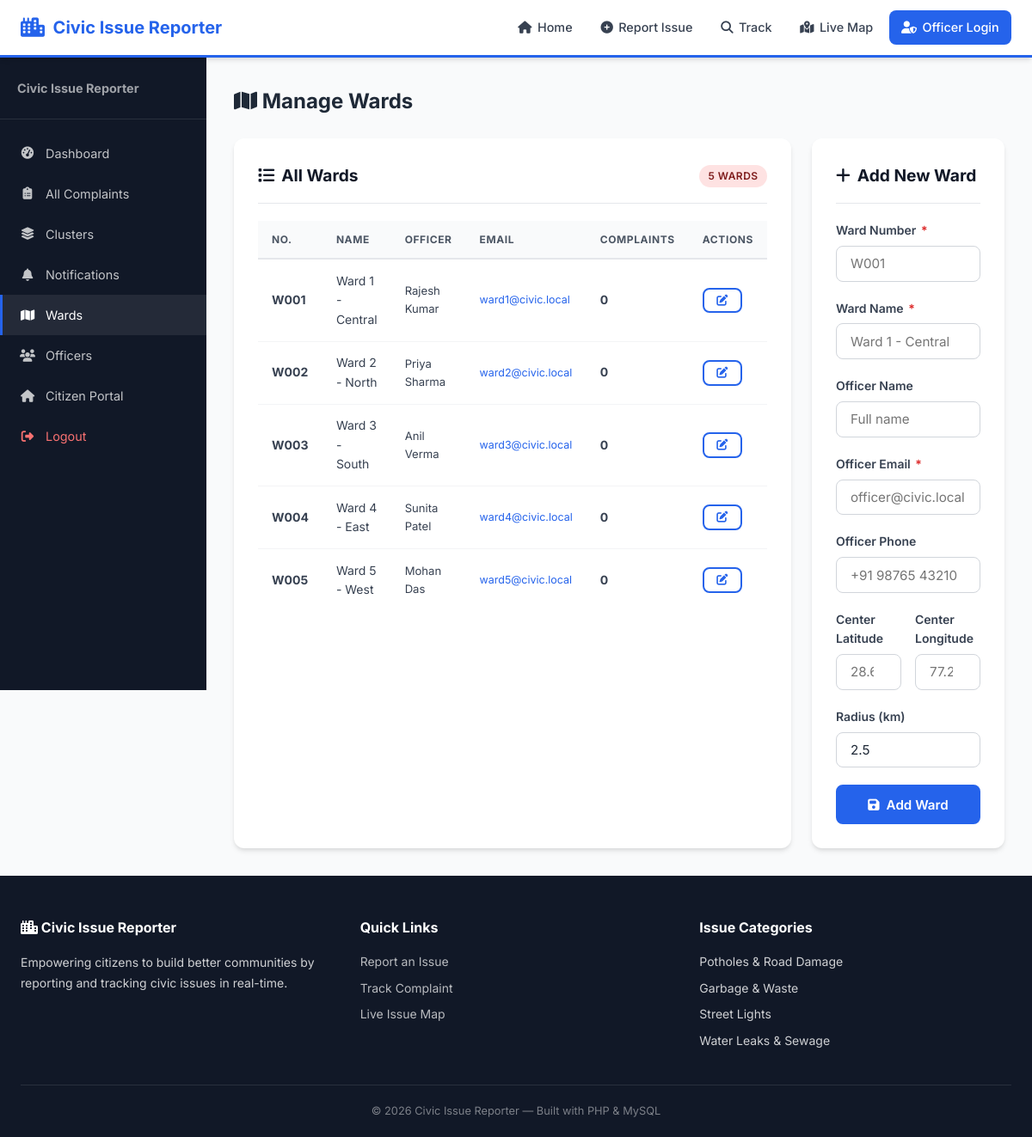
The page /officer/wards.php (signed in) on the database its author committed.
### tables this page shows
CREATE TABLE IF NOT EXISTS wards (
    id INT AUTO_INCREMENT PRIMARY KEY,
    ward_number VARCHAR(20) NOT NULL UNIQUE,
    ward_name VARCHAR(100) NOT NULL,
    officer_name VARCHAR(100) NOT NULL,
    officer_email VARCHAR(150) NOT NULL,
    officer_phone VARCHAR(20),
    lat_center DECIMAL(10, 8),
    lng_center DECIMAL(11, 8),
    radius_km DECIMAL(5, 2) DEFAULT 2.00,
    created_at TIMESTAMP DEFAULT CURRENT_TIMESTAMP
);

### officer/wards.php (the view, shortened to what this page needs)
<?php
$db = Database::getConnection();
$wards = $db->query("SELECT w.*, COUNT(c.id) as complaint_count FROM wards w LEFT JOIN complaints c ON c.ward_id = w.id GROUP BY w.id ORDER BY w.ward_number")->fetchAll();
$editWard = null;
?>
<?php include __DIR__ . '/../includes/header.php'; ?>
<div class="dashboard-layout">
    <aside class="sidebar">
        <div class="sidebar-brand"><h3><?= APP_NAME ?></h3></div>
        <nav class="sidebar-nav">
            <a href="dashboard.php"><i class="fas fa-tachometer-alt"></i> Dashboard</a>
            <a href="complaints.php"><i class="fas fa-clipboard-list"></i> All Complaints</a>
            <a href="clusters.php"><i class="fas fa-layer-group"></i> Clusters</a>
            <a href="notifications.php"><i class="fas fa-bell"></i> Notifications</a>
            <a href="wards.php" class="active"><i class="fas fa-map"></i> Wards</a>
            <a href="officers.php"><i class="fas fa-users"></i> Officers</a>
            <a href="/civic-reporter/index.php"><i class="fas fa-home"></i> Citizen Portal</a>
            <a href="logout.php" style="color:#f87171;"><i class="fas fa-sign-out-alt"></i> Logout</a>
        </nav>
    </aside>
    <main class="main-content">
        <h1 style="font-size:1.5rem; font-weight:700; margin-bottom:1.5rem;"><i class="fas fa-map"></i> Manage Wards</h1>
        <div style="display:grid; grid-template-columns:1.5fr 1fr; gap:1.5rem;">
            <div class="card" style="margin-bottom:0;">
                <div class="card-header">
                    <span class="card-title"><i class="fas fa-list"></i> All Wards</span>
                    <span class="badge badge-high"><?= count($wards) ?> wards</span>
                </div>
                <div class="table-wrapper">
                    <table>
                        <thead>
                            <tr>
                                <th>No.</th>
                                <th>Name</th>
                                <th>Officer</th>
                                <th>Email</th>
                                <th>Complaints</th>
                                <th>Actions</th>
                            </tr>
                        </thead>
                        <tbody>
                            <?php foreach ($wards as $w): ?>
                            <tr>
                                <td><strong><?= htmlspecialchars($w['ward_number']) ?></strong></td>
                                <td><?= htmlspecialchars($w['ward_name']) ?></td>
                                <td style="font-size:0.82rem;"><?= htmlspecialchars($w['officer_name']) ?></td>
                                <td style="font-size:0.78rem; color:var(--primary);"><?= htmlspecialchars($w['officer_email']) ?></td>
                                <td><strong><?= $w['complaint_count'] ?></strong></td>
                                <td>
                                    <a href="wards.php?edit=<?= $w['id'] ?>" class="btn btn-sm btn-outline-primary">
                                        <i class="fas fa-edit"></i>
                                    </a>
                                </td>
                            </tr>
                            <?php endforeach; ?>
                        </tbody>
                    </table>
                </div>
            </div>
            <div class="card" style="margin-bottom:0;">
                <div class="card-header">
                    <span class="card-title">
                        <i class="fas fa-<?= $editWard ? 'edit' : 'plus' ?>"></i>
                        <?= $editWard ? 'Edit Ward' : 'Add New Ward' ?>
                    </span>
                </div>
                <form method="POST">
                    <div class="form-group">
                        <label class="form-label">Ward Number <span class="required">*</span></label>
                        <input type="text" class="form-control" name="ward_number" placeholder="W001" required
                               value="<?= htmlspecialchars($editWard['ward_number'] ?? '') ?>">
                    </div>
                    <div class="form-group">
                        <label class="form-label">Ward Name <span class="required">*</span></label>
                        <input type="text" class="form-control" name="ward_name" placeholder="Ward 1 - Central" required
                               value="<?= htmlspecialchars($editWard['ward_name'] ?? '') ?>">
                    </div>
                    <div class="form-group">
                        <label class="form-label">Officer Name</label>
                        <input type="text" class="form-control" name="officer_name" placeholder="Full name"
                               value="<?= htmlspecialchars($editWard['officer_name'] ?? '') ?>">
                    </div>
                    <div class="form-group">
                        <label class="form-label">Officer Email <span class="required">*</span></label>
                        <input type="email" class="form-control" name="officer_email" placeholder="officer@civic.local" required
                               value="<?= htmlspecialchars($editWard['officer_email'] ?? '') ?>">
                    </div>
                    <div class="form-group">
                        <label class="form-label">Officer Phone</label>
                        <input type="tel" class="form-control" name="officer_phone" placeholder="+91 98765 43210"
                               value="<?= htmlspecialchars($editWard['officer_phone'] ?? '') ?>">
                    </div>
                    <div class="form-row">
                        <div class="form-group">
                            <label class="form-label">Center Latitude</label>
                            <input type="number" class="form-control" name="lat_center" step="any" placeholder="28.6139"
                                   value="<?= htmlspecialchars($editWard['lat_center'] ?? '') ?>">
                        </div>
                        <div class="form-group">
                            <label class="form-label">Center Longitude</label>
                            <input type="number" class="form-control" name="lng_center" step="any" placeholder="77.2090"
                                   value="<?= htmlspecialchars($editWard['lng_center'] ?? '') ?>">
                        </div>
                    </div>
                    <div class="form-group">
                        <label class="form-label">Radius (km)</label>
                        <input type="number" class="form-control" name="radius_km" step="0.1" min="0.5" max="20"
                               value="<?= htmlspecialchars($editWard['radius_km'] ?? '2.5') ?>">
                    </div>
                    <button type="submit" class="btn btn-primary btn-block">
                        <i class="fas fa-save"></i> <?= $editWard ? 'Update Ward' : 'Add Ward' ?>
                    </button>
                </form>
            </div>
        </div>
    </main>
</div>
<?php include __DIR__ . '/../includes/footer.php'; ?>

### includes/header.php (shortened to what this page needs)
<!DOCTYPE html>
<html lang="en">
<head>
    <link rel="stylesheet" href="<?= BASE_URL ?>/assets/css/style.css">
    <link rel="stylesheet" href="https://cdnjs.cloudflare.com/ajax/libs/font-awesome/6.5.0/css/all.min.css">
</head>
<body>
<nav class="navbar">
    <div class="nav-container">
        <a href="<?= BASE_URL ?>" class="nav-brand">
            <i class="fas fa-city"></i>
            <span><?= APP_NAME ?></span>
        </a>
        <div class="nav-links">
            <a href="<?= BASE_URL ?>/index.php"><i class="fas fa-home"></i> Home</a>
            <a href="<?= BASE_URL ?>/report.php"><i class="fas fa-plus-circle"></i> Report Issue</a>
            <a href="<?= BASE_URL ?>/track.php"><i class="fas fa-search"></i> Track</a>
            <a href="<?= BASE_URL ?>/map.php"><i class="fas fa-map-marked-alt"></i> Live Map</a>
            <a href="<?= BASE_URL ?>/officer/login.php" class="btn-nav-login"><i class="fas fa-user-shield"></i> Officer Login</a>
        </div>
    </div>
</nav>

### includes/footer.php (shortened to what this page needs)
<footer class="footer">
    <div class="footer-container">
        <div class="footer-col">
            <h4><i class="fas fa-city"></i> Civic Issue Reporter</h4>
            <p>Empowering citizens to build better communities by reporting and tracking civic issues in real-time.</p>
        </div>
        <div class="footer-col">
            <h4>Quick Links</h4>
            <ul>
                <li><a href="<?= BASE_URL ?>/report.php">Report an Issue</a></li>
                <li><a href="<?= BASE_URL ?>/track.php">Track Complaint</a></li>
                <li><a href="<?= BASE_URL ?>/map.php">Live Issue Map</a></li>
            </ul>
        </div>
        <div class="footer-col">
            <h4>Issue Categories</h4>
            <ul>
                <li>Potholes & Road Damage</li>
                <li>Garbage & Waste</li>
                <li>Street Lights</li>
                <li>Water Leaks & Sewage</li>
            </ul>
        </div>
    </div>
    <div class="footer-bottom">
        <p>&copy; <?= date('Y') ?> <?= APP_NAME ?> &mdash; Built with PHP &amp; MySQL</p>
    </div>
</footer>
</body>
</html>

### rows shown on the page
wards: ward_number "W001", ward_name "Ward 1 - Central", officer_name "Rajesh Kumar", officer_email "ward1@civic.local", complaint_count "0"
wards: ward_number "W002", ward_name "Ward 2 - North", officer_name "Priya Sharma", officer_email "ward2@civic.local", complaint_count "0"
wards: ward_number "W003", ward_name "Ward 3 - South", officer_name "Anil Verma", officer_email "ward3@civic.local", complaint_count "0"
wards: ward_number "W004", ward_name "Ward 4 - East", officer_name "Sunita Patel", officer_email "ward4@civic.local", complaint_count "0"
wards: ward_number "W005", ward_name "Ward 5 - West", officer_name "Mohan Das", officer_email "ward5@civic.local", complaint_count "0"

### other values the page prints
APP_NAME "Civic Issue Reporter"
count($wards) "5"
